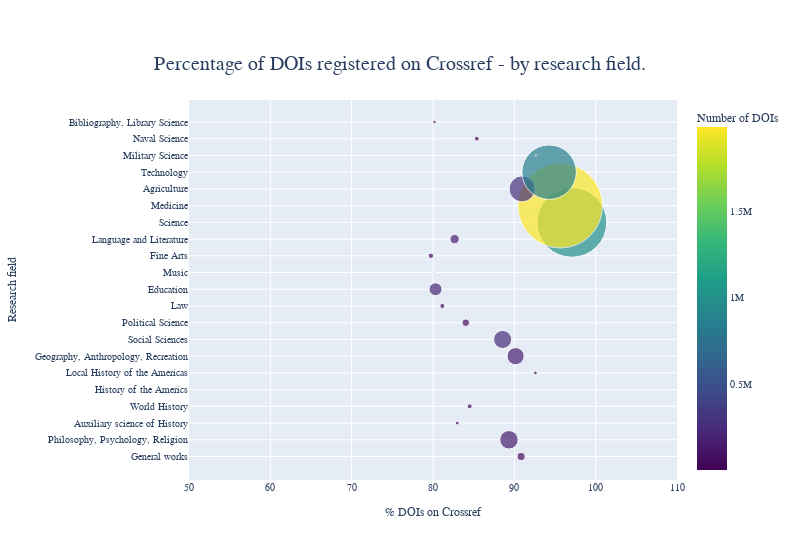

Source (notebook cell):
### Code cell
frame11a = frame.copy()
frame11a = frame11a.groupby('subject').sum()
frame11a =frame11a.apply(lambda x: pd.to_numeric(x, errors='coerce'))
frame11a['perc_cr'] =  (frame11a['on-crossref']/frame11a['doi-num'])*100
fig = px.scatter(frame11a,x='perc_cr',y=frame11a.index,size='ref-num', width=800, color="doi-num", color_continuous_scale=px.colors.sequential.Viridis,
    size_max=60,
    labels={ "subject": "Research field", "perc_cr": "% DOIs on Crossref", "doi-num": "Number of DOIs" },
    title="Percentage of DOIs registered on Crossref - by research field.")

for idx in range(len(fig.data)):
    fig.data[idx].y = ['General works','Philosophy, Psychology, Religion','Auxiliary science of History', 'World History', 'History of the Americs', 'Local History of the Americas', 'Geography, Anthropology, Recreation', 'Social Sciences', 'Political Science', 'Law', 'Education', 'Music', 'Fine Arts', 'Language and Literature', 'Science', 'Medicine', 'Agriculture', 'Technology', 'Military Science', 'Naval Science', 'Bibliography, Library Science']
fig.update_xaxes(range=[50, 110])
fig.update_layout(
    font_family="sans-serif",
    title_font_size=20,
    font_size=10,
    title = {'xanchor': 'center', 'y':0.9,'x':0.5},
)
fig.show()

### Figure 1 — Plotly figure (JSON) as saved in the notebook; plotly's stock layout.template omitted (floating-point values rounded to 4 significant figures)
{"data": [{"hovertemplate": "% DOIs on Crossref=%{x}<br>Research field=%{y}<br>ref-num=%{marker.size}<br>Number of DOIs=%{marker.color}<extra></extra>", "legendgroup": "", "marker": {"color": [49306, 163738, 19557, 69257, 3064, 10681, 174519, 261053, 53418, 61555, 219770, 6391, 58754, 168869, 1007821, 1989720, 271424, 874929, 5452, 6883, 22953], "coloraxis": "coloraxis", "size": [529997, 2821811, 115290, 207042, 6385, 111545, 2422173, 2703868, 469575, 213456, 1386356, 19038, 245028, 724686, 40242563, 59468792, 5607402, 24539027, 27811, 187227, 97384], "sizemode": "area", "sizeref": 16520.0, "symbol": "circle"}, "mode": "markers", "name": "", "orientation": "h", "showlegend": false, "type": "scatter", "x": [90.83, 89.34, 82.98, 84.51, 93.6, 92.59, 90.16, 88.56, 84.03, 81.15, 80.31, 80.14, 79.75, 82.65, 97.08, 95.64, 90.96, 94.28, 92.68, 85.38, 80.18], "xaxis": "x", "y": ["General works", "Philosophy, Psychology, Religion", "Auxiliary science of History", "World History", "History of the Americs", "Local History of the Americas", "Geography, Anthropology, Recreation", "Social Sciences", "Political Science", "Law", "Education", "Music", "Fine Arts", "Language and Literature", "Science", "Medicine", "Agriculture", "Technology", "Military Science", "Naval Science", "Bibliography, Library Science"], "yaxis": "y"}], "layout": {"coloraxis": {"colorbar": {"title": {"text": "Number of DOIs"}}, "colorscale": [[0, "#440154"], [0.1111, "#482878"], [0.2222, "#3e4989"], [0.3333, "#31688e"], [0.4444, "#26828e"], [0.5556, "#1f9e89"], [0.6667, "#35b779"], [0.7778, "#6ece58"], [0.8889, "#b5de2b"], [1, "#fde725"]]}, "font": {"family": "sans-serif", "size": 10}, "legend": {"itemsizing": "constant", "tracegroupgap": 0}, "title": {"font": {"size": 20}, "text": "Percentage of DOIs registered on Crossref - by research field.", "x": 0.5, "xanchor": "center", "y": 0.9}, "width": 800, "xaxis": {"anchor": "y", "domain": [0, 1], "range": [50, 110], "title": {"text": "% DOIs on Crossref"}}, "yaxis": {"anchor": "x", "domain": [0, 1], "title": {"text": "Research field"}}}}
